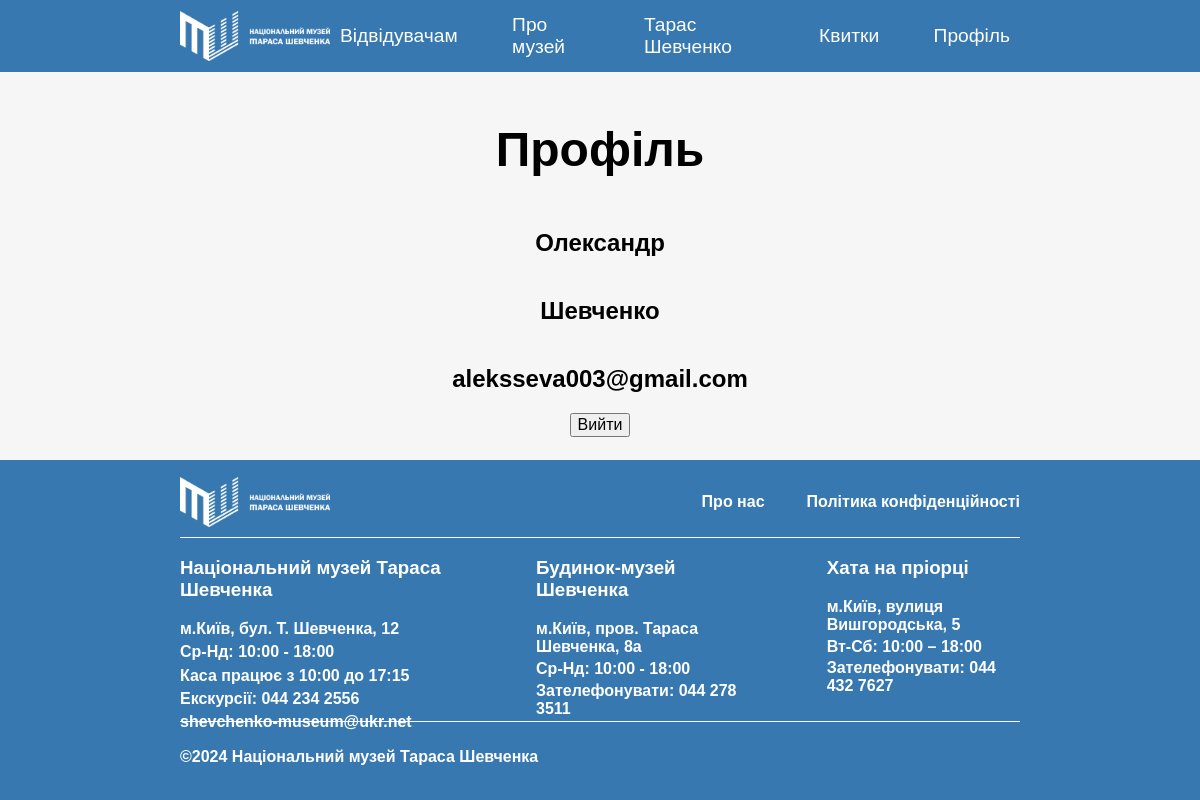
/profile/ (signed in), run on the app's committed database.
### accounts/models.py (models this page shows, shortened)
class User(AbstractUser, PermissionsMixin):
    email = models.EmailField(unique=True)
    first_name = models.CharField(max_length=30)
    last_name = models.CharField(max_length=30)
    USERNAME_FIELD = 'email'
    REQUIRED_FIELDS = ['first_name', 'last_name']
    objects = UserManager()

### accounts/views.py (the view)
# urls.py: re_path(r'^profile/?$',views.profile, name='profile')
@login_required
def profile(request):
    return render(request,'profile.html')

### accounts/templates/profile.html (shortened to what this page needs)
{% load static %}
<!DOCTYPE html>
<html lang="en">
<head>
    <link rel="stylesheet" href="{% static 'css/main.css' %}">
</head>
<body>
    <header>
        <div class="header-container">
            <img src="{% static 'img/7GhOSAK7g.png' %}" alt="logo">
            <div class="nav-buttons">
                <a href="/">Відвідувачам</a>
                <a href="/about/">Про музей</a>
                <a href="/contacts/">Тарас Шевченко</a>
                <a href="/tickets/">Квитки</a>
                <a href="/profile/">Профіль</a>
            </div>
        </div>
    </header>
    <div class="content">
        <h1>Профіль</h1>
        <h2>{{ user.first_name }}</h2>
        <h2>{{ user.last_name }}</h2>
        <h2>{{ user.email }}</h2>
        <form method="post" action="{% url 'accounts:logout' %}">
            <button type="submit">Вийти</button>
        </form>
    </div>
    <footer>
        <div class="footer-container">
            <div class="fc-top">
                <img src="{% static 'img/7GhOSAK7g.png' %}" alt="logo">
                <div>
                    <h4>Про нас</h4>
                    <h4>Політика конфіденційності</h4>
                </div>
            </div>
            <div class="fc-mid">
                <div class="address1">
                    <h3>Національний музей Тараса Шевченка</h3>
                    <h4>м.Київ, бул. Т. Шевченка, 12</h4>
                    <h4>Ср-Нд: 10:00 - 18:00</h4>
                    <h4>Каса працює з 10:00 до 17:15</h4>
                    <h4>Екскурсії: 044 234 2556</h4>
                    <h4>shevchenko-museum@ukr.net</h4>
                </div>
                <div class="address2">
                    <h3>Будинок-музей Шевченка</h3>
                    <h4>м.Київ, пров. Тараса Шевченка, 8а</h4>
                    <h4>Ср-Нд: 10:00 - 18:00</h4>
                    <h4>Зателефонувати: 044 278 3511</h4>
                </div>
                <div class="address3">
                    <h3>Хата на пріорці</h3>
                    <h4>м.Київ, вулиця Вишгородська, 5</h4>
                    <h4>Вт-Сб: 10:00 – 18:00</h4>
                    <h4>Зателефонувати: 044 432 7627</h4>
                </div>
            </div>
            <div class="fc-bottom">
                <h4>©2024 Національний музей Тараса Шевченка</h4>
            </div>
        </div>
    </footer>
</body>
</html>

### static/css/main.css (style rules this page uses)
body { background-color: #f6f6f6; font-family: Arial, sans-serif; margin: 0; padding: 0; box-sizing: border-box; min-height: 100vh; display: flex; flex-direction: column; justify-content: center; }
header { background-color: #3678af; height: 9vh; display: flex; flex-direction: row; justify-content: center; align-items: center; }
.header-container { display: flex; flex-direction: row; justify-content: center; align-items: center; width: 70%; height: 100%; padding: 10px; }
.header-container > img { width: 150px; height: auto; }
.nav-buttons { display: flex; flex-direction: row; justify-content: center; align-items: center; width: 100%; gap: 5%; }
.nav-buttons > a { text-decoration: none; color: #fff; font-size: 1.2em; padding: 10px; border-radius: 5px; transition: 0.3s; }
.content { width: 100%; display: flex; flex-direction: column; justify-content: center; align-items: center; }
footer { margin-top: auto; height: 40vh; background-color: #3678af; color: #fff; display: flex; flex-direction: row; justify-content: center; align-items: center; padding: 10px 0 10px 0; width: 100%; }
.footer-container { display: flex; flex-direction: column; justify-content: center; align-items: center; width: 70%; height: 95%; }
.fc-top { display: flex; flex-direction: row; justify-content: space-between; align-items: center; width: 100%; padding: 10px; }
.fc-top > div { display: flex; flex-direction: row; justify-content: flex-end; align-items: center; width: 50%; gap: 10%; }
.fc-top > img { width: 150px; height: auto; }
.fc-mid { display: flex; flex-direction: row; justify-content: flex-start; align-items: flex-start; width: 100%; height: 60%; gap: 10%; border-top: #fff 1px solid; border-bottom: #fff 1px solid; }
.fc-mid > h3, h4 { margin: 2% 0 2% 0; }
.fc-bottom { display: flex; flex-direction: row; justify-content: space-between; align-items: center; width: 100%; padding: 10px; }
h4 { font-weight: bold; color: #fff; }

### accounts/templates/profile.html (style rules this page uses)
.content > h1 { font-size: 3rem; text-align: center; margin-top: 50px; }
.content > h2 { text-align: center; margin-top: 20px; }
.content button { font-size: 1rem; }

### data on the page
User: first_name "Олександр", last_name "Шевченко", email "aleksseva003@gmail.com"
